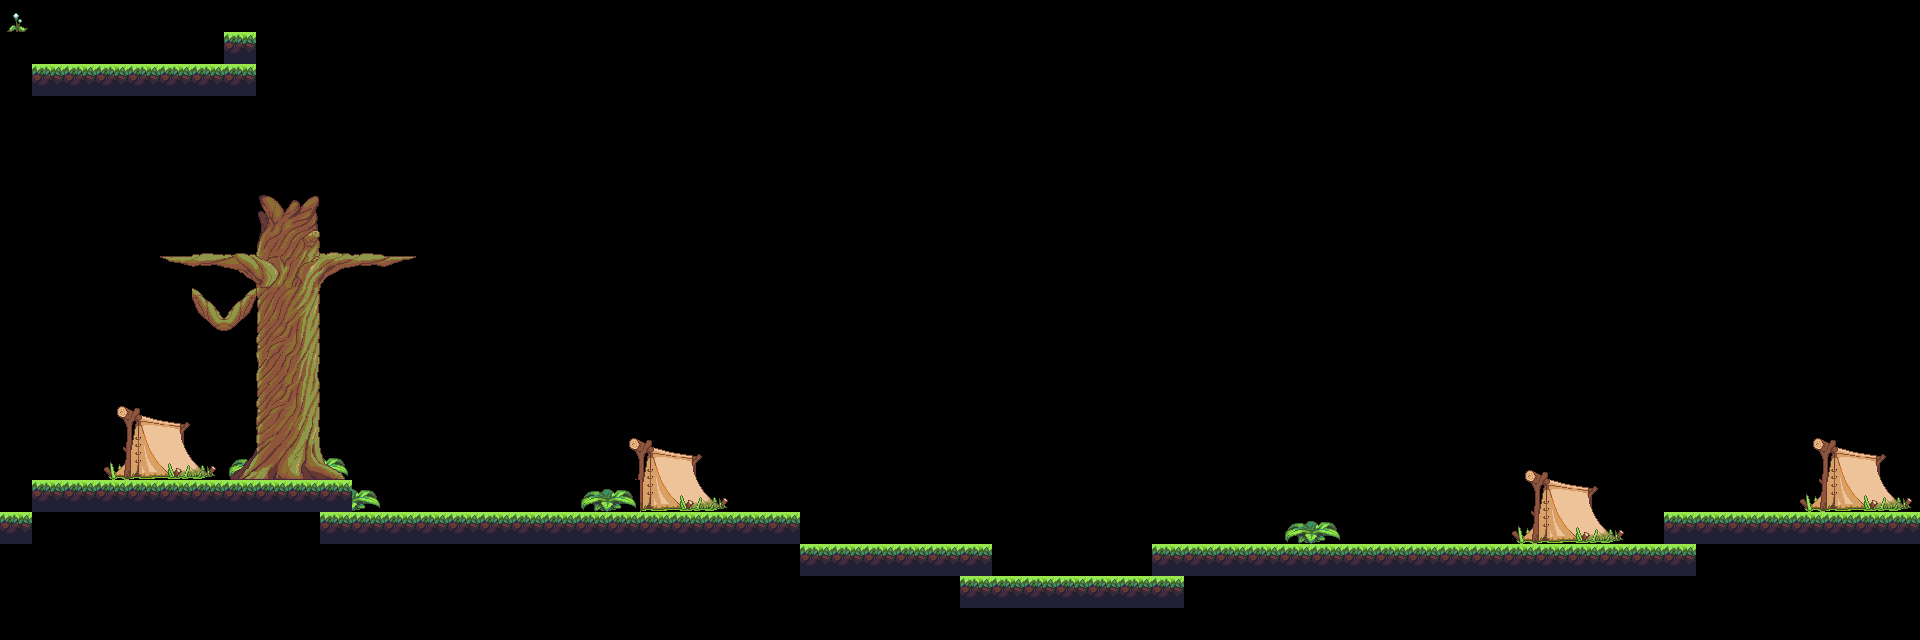

A 2D game scene composited from a Tiled map and its tileset images. What follows is a short description and the map's XML, with each tile layer's data collapsed to a summary:
An orthogonal 60x20 tile map with 32x32 px tiles, 3 tile layers (B2, BG1, Collision), 2 tilesets.

<map version="1.10" tiledversion="1.10.2" orientation="orthogonal" renderorder="right-down" compressionlevel="0" width="60" height="20" tilewidth="32" tileheight="32" infinite="0" nextlayerid="4" nextobjectid="1">
 <tileset firstgid="1" name="Jungle_terrain" tilewidth="32" tileheight="32" tilecount="420" columns="28">
  <image source="Jungle_terrain.png" width="896" height="480" />
 </tileset>
 <tileset firstgid="421" name="objects" tilewidth="32" tileheight="32" tilecount="91" columns="13">
  <image source="objects.png" width="416" height="224" />
 </tileset>
 <layer id="2" name="B2" width="60" height="20">
  <data>[1200 cells, 65 non-empty, 15 distinct tile ids]</data>
 </layer>
 <layer id="1" name="BG1" width="60" height="20">
  <data>[1200 cells, 36 non-empty, 34 distinct tile ids]</data>
 </layer>
 <layer id="3" name="Collision" width="60" height="20" locked="1">
  <data>[1200 cells, 65 non-empty, 2 distinct tile ids]</data>
 </layer>
</map>
